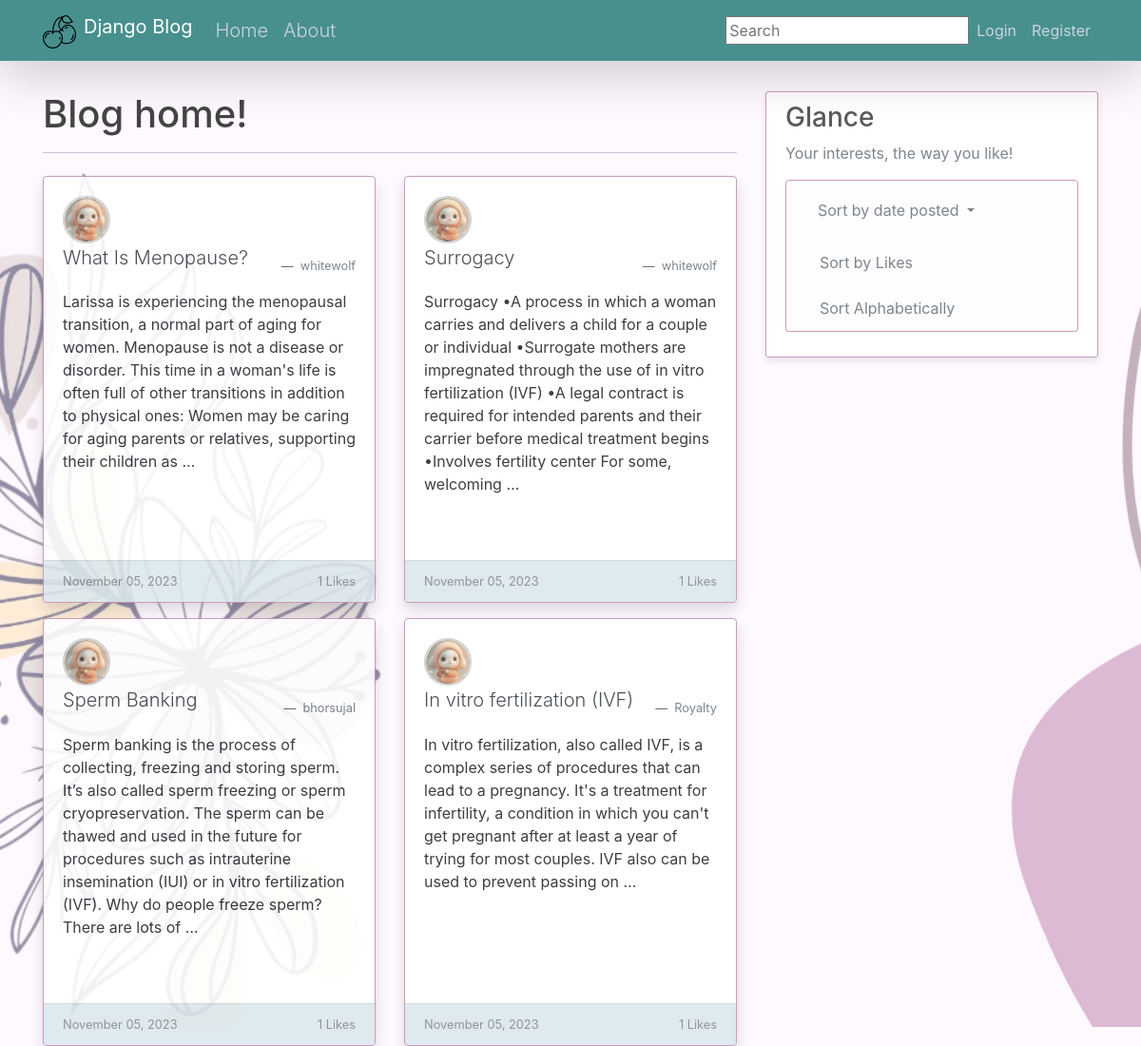
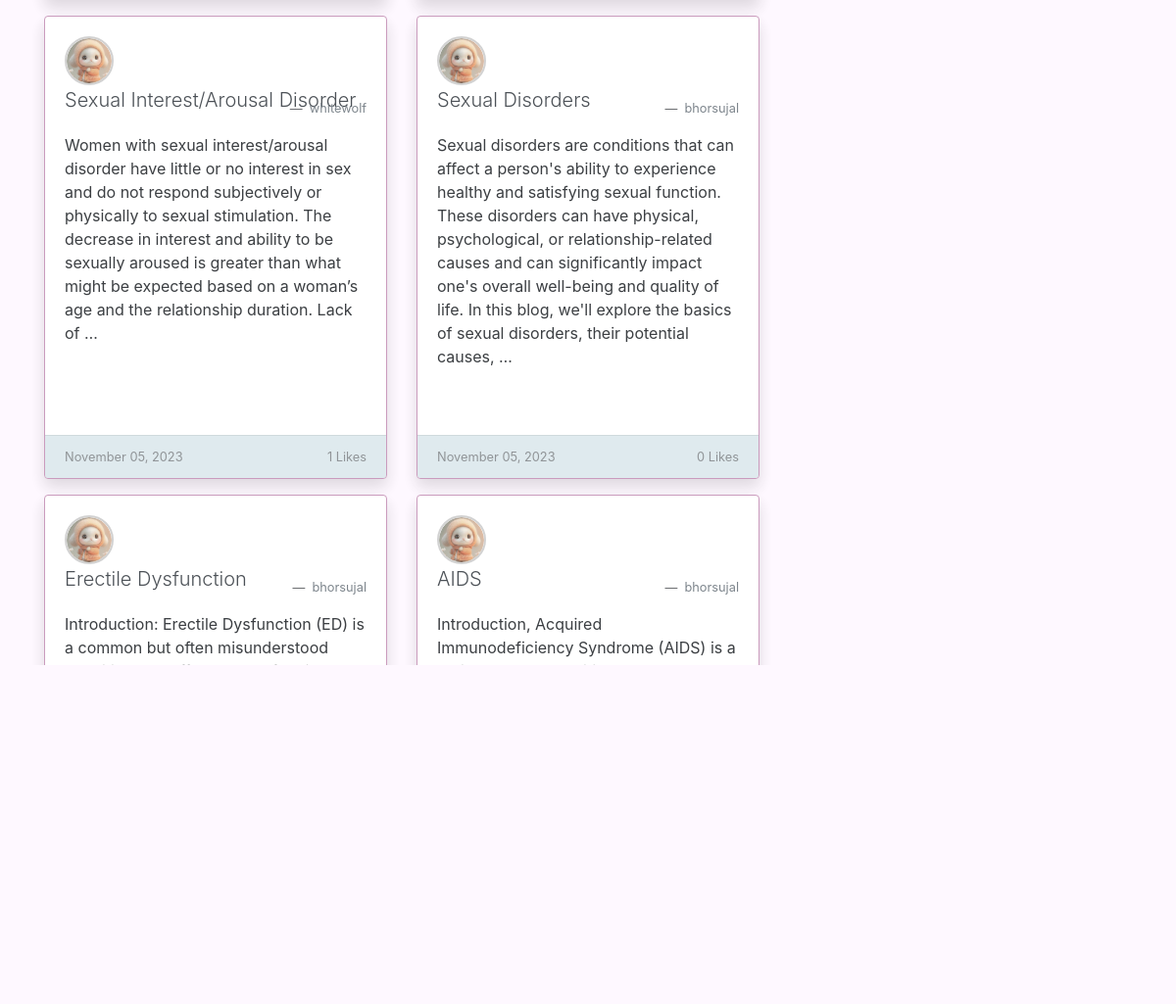
The page / on the database its author committed (2 pictures, top to bottom).
### blog/models.py (models this page shows, shortened)
class Post(models.Model):
	title = models.CharField(max_length=100)
	content = models.TextField()
	date_posted = models.DateTimeField(default=timezone.now)
	author = models.ForeignKey(User, on_delete=models.CASCADE)  #, a ForeignKey is a field used to create a many-to-one relationship between two models in a database.
	category = models.ForeignKey(Category, on_delete=models.SET_NULL, null=True)
	likes = models.ManyToManyField(User, related_name='liked_posts')

### user_authentication/models.py (models this page shows, shortened)
class Profile(models.Model):
	user = models.OneToOneField(User, on_delete=models.CASCADE)
	image = models.ImageField(default='default.jpg', upload_to='profile_pics')

### blog/views.py (the view)
# urls.py: path('', PostListView.as_view(), name = 'blog-home'),
class PostListView(ListView):
    model = Post
    template_name = 'blog/home.html'    #<app>/<model>_<viewtype>.html
    context_object_name = 'posts'
    ordering = ['-date_posted']   #orders the posts from oldest to newest, but if '-' then newest to oldest
    paginate_by = 8
    def get_context_data(self, **kwargs):
        context =super().get_context_data(**kwargs)
        if not self.object_list:
            context['posts'] = []
        sort_by = self.request.GET.get('sort_by', 'newest')
        if sort_by not in ['title', 'likes', 'newest', 'oldest']:
            sort_by = 'newest'
        if self.request.user.is_authenticated:
            user = self.request.user
            context['liked_posts'] = self.request,user.liked_posts.all()
        return context
    def get_queryset(self):
        sort_by = self.request.GET.get('sort_by','newest')
        if sort_by == 'title':
            return Post.objects.order_by('title')
        elif sort_by == 'likes' :
            return Post.objects.order_by('-likes')
        elif sort_by == 'newest':
            return Post.objects.order_by('-date_posted')
        elif sort_by == 'oldest':
            return Post.objects.order_by('date_posted')

### blog/templates/blog/home.html (shortened to what this page needs)
{% extends "blog/base.html" %}
{% block content %}
  <h1>Blog home!</h1>
<hr>
<div class="row g-4">
  {% for post in posts %}
    <div class="col-md-6 g-3 mb-4" style="width: auto;">
      <div class="card border-subtle h-100 mt-3 mb-3 shadow" style="border-color: #c38eb4;">
        <div class="card-body">
          <a class="card-title lead text-dark" href="{% url 'post-detail' post.id %}">
            <div class="icon-container"><img class="circular-icon" src="{{ post.author.profile.image.url }}"></div>
            {{ post.title }}
          </a>
          <figcaption class="blockquote-footer text-body-secondary text-right"> <a class="text-muted" href="{% url 'user-posts' post.author.username %}">{{ post.author }}</a></figcaption>
          <p class="card-text mt-3">{{ post.content|truncatewords:50 }}</p>
        </div>
        <div class="card-footer d-flex justify-content-between" style="background-color: #cddee5; opacity: 0.7;">
          <small class="text-body-secondary">{{ post.date_posted|date:"F d, Y" }}</small>
          <small class="text-body-secondary">{{ post.likes.count }} Likes</small>
        </div>
      </div>
    </div>
    {% if forloop.counter|divisibleby:2 and not forloop.last %}
      </div><div class="row g-4">
    {% endif %}
  {% endfor %}
</div>
  {% if is_paginated %}
    {% for num in page_obj.paginator.page_range %}
      {% if page_obj.number == num %}
        <a class="btn btn-info mb-4" href="?page={{ num }}">{{ num }}</a>
        {% elif num > page_obj.number|add:'-3' and num < page_obj.number|add:'3' %}
              <a class="btn btn-outline-info mb-4" href="?page={{ num }}">{{ num }}</a>
      {% endif %}
    {% endfor %}
    {% if page_obj.has_next %}
      <a class="btn btn-outline-info mb-4" href="?page={{ page_obj.next_page_number }}">Next</a>
      <a class="btn btn-outline-info mb-4" href="?page={{ page_obj.paginator.num_pages }}">Last</a>
    {% endif %}
  {% endif %}
{% endblock content %}

### blog/templates/blog/base.html (shortened to what this page needs)
{% load static %}
{% load crispy_forms_tags %}
<!DOCTYPE html>
<html>
<head>
    <link href="https://cdn.jsdelivr.net/npm/bootstrap@5.3.0/dist/css/bootstrap.min.css" rel="stylesheet">
    <link rel="stylesheet" href="https://maxcdn.bootstrapcdn.com/bootstrap/4.0.0/css/bootstrap.min.css">
    <link rel="stylesheet" type="text/css" href="{% static 'blog/main.css' %}">
</head>
<body>
    <header class="site-header">
      <nav class="navbar navbar-expand-md navbar-dark border-bottom border-body shadow-lg fixed-top" style="background-color: #48908e;">
        <div class="container">
          <a class="navbar-brand mr-15" href="{% url 'blog-home' %}"> <img src="/media/cherries.png" width=35px height="35" class="d-inline-block text-left align-text-top mr-2">Django Blog</a>
          <div class="collapse navbar-collapse" id="navbarToggle">
            <div class="navbar-nav mr-auto">
              <a class="nav-item nav-link lead" href="{% url 'blog-home' %}">Home</a>
              <a class="nav-item nav-link lead" href="{% url 'blog-about' %}">About</a>
            </div>
            <div class="navbar-nav d-flex align-baseline">
              <form method="get" action="{% url 'search' %}" class="search-form">
                <input type="text" name="query" type="search" placeholder="Search" aria-label="Search">
              </form>
            </div>
            <div class="navbar-nav d-flex align-baseline">
              {% if user.is_authenticated %}
                <a class="nav-item nav-link" href="{% url 'post-create' %}">Write Post</a>
                <a class="nav-item nav-link" href="{% url 'user_profile' %}">Profile</a>
                <a class="nav-item nav-link" href="{% url 'logout' %}">Logout</a>
              {% else %}
                <a class="nav-item nav-link" href="{% url 'login' %}">Login</a>
                <a class="nav-item nav-link" href="{% url 'register' %}">Register</a>
              {% endif %}
            </div>
          </div>
        </div>
      </nav>
    </header>
    <main role="main" class="container">
      <div class="row">
        <div class="col-md-8">
          <br>
          <br>
          <br>
          <br>
          {% block content %}{% endblock %}
        </div>
        <div class="col-md-4">
          <br>
          <br>
          <br>
          <br>
          <div class="content-section" style="opacity: 88%;">
            <h3>Glance</h3>
            <p class='text-muted'>Your interests, the way you like!
              <ul class="list-group">
                <li class="list-group-item list-group-item-light dropdown">
                  <button class="btn  dropdown-toggle text-muted" data-bs-toggle="dropdown" aria-expanded="false" style="width:100%; text-align: justify;">
                    Sort by date posted
                  </button>
                </li>
                <li class="list-group-item list-group-item-light text-muted" style="text-align: justify;"><a class="text-muted col" href="?sort_by=likes">Sort by Likes</a></li>
                <li class="list-group-item list-group-item-light text-muted"><a class="text-muted col" href="?sort_by=title" style="text-align: justify;">Sort Alphabetically</a></li>
              </ul>
            </p>
          </div>
        </div>
      </div>
    </main>
</body>
</html>

### blog/static/blog/main.css (style rules this page uses)
h1, h2, h3, h4, h5, h6 { color: #444444; }
ul { margin: 0; }
.site-header .navbar-nav .nav-link { color: #cbd5db; }
.content-section { background: #ffffff; padding: 10px 20px; border: 1px solid #dddddd; border-radius: 3px; margin-bottom: 20px; }

### blog/templates/blog/base.html (style rules this page uses)
body { background-color: #fef8ff; background-image: url('/media/background.png'); background-repeat: no-repeat; background-attachment: fixed; }
.card { box-shadow: 0 4px 8px rgba(0, 0, 0, 0.1); transition: box-shadow 0.3s ease; }
.content-section { box-shadow: 0 4px 8px rgba(0, 0, 0, 0.1); border-color: #c38eb4; opacity: 88%; }
.list-group-item { border-color: #c38eb4; }
hr { height: 1px; color: #123455; background-color: #123455; border: none; }

### blog/templates/blog/home.html (style rules this page uses)
.border-subtle { border: 1px solid #c38eb4; transition: transform 0.3s, box-shadow 0.3s; }
.card { opacity: 88%; }
.icon-container { width: 50px; height: 50px; overflow: hidden; border-radius: 50%; border: 2px solid #ccc; }
.circular-icon { width: 100%; height: auto; border-radius: 50%; }

### rows shown on the page
Post: author.profile.image (placeholder picture), title "What Is Menopause?", author "whitewolf", content "Larissa is experiencing the menopausal transition, a normal part of aging for women. Menopause is not a disease or disorder. This time in a woman's life is often full of other transitions in addition to physical ones: Women may be caring for aging parents or relatives, supporting their children as …", date_posted "November 05, 2023", likes.count "1"
Post: author.profile.image (placeholder picture), title "Surrogacy", author "whitewolf", content "Surrogacy •A process in which a woman carries and delivers a child for a couple or individual •Surrogate mothers are impregnated through the use of in vitro fertilization (IVF) •A legal contract is required for intended parents and their carrier before medical treatment begins •Involves fertility center For some, welcoming …", date_posted "November 05, 2023", likes.count "1"
Post: author.profile.image (placeholder picture), title "Sperm Banking", author "bhorsujal", content "Sperm banking is the process of collecting, freezing and storing sperm. It’s also called sperm freezing or sperm cryopreservation. The sperm can be thawed and used in the future for procedures such as intrauterine insemination (IUI) or in vitro fertilization (IVF). Why do people freeze sperm? There are lots of …", date_posted "November 05, 2023", likes.count "1"
Post: author.profile.image (placeholder picture), title "In vitro fertilization (IVF)", author "Royalty", content "In vitro fertilization, also called IVF, is a complex series of procedures that can lead to a pregnancy. It's a treatment for infertility, a condition in which you can't get pregnant after at least a year of trying for most couples. IVF also can be used to prevent passing on …", date_posted "November 05, 2023", likes.count "1"
Post: author.profile.image (placeholder picture), title "Sexual Interest/Arousal Disorder", author "whitewolf", content "Women with sexual interest/arousal disorder have little or no interest in sex and do not respond subjectively or physically to sexual stimulation. The decrease in interest and ability to be sexually aroused is greater than what might be expected based on a woman’s age and the relationship duration. Lack of …", date_posted "November 05, 2023", likes.count "1"
Post: author.profile.image (placeholder picture), title "Sexual Disorders", author "bhorsujal", content "Sexual disorders are conditions that can affect a person's ability to experience healthy and satisfying sexual function. These disorders can have physical, psychological, or relationship-related causes and can significantly impact one's overall well-being and quality of life. In this blog, we'll explore the basics of sexual disorders, their potential causes, …", date_posted "November 05, 2023", likes.count "0"
Post: author.profile.image (placeholder picture), title "Erectile Dysfunction", author "bhorsujal", content "Introduction: Erectile Dysfunction (ED) is a common but often misunderstood condition that affects men of various ages. In this short blog, we'll provide a brief overview of what ED is, its causes, and potential solutions. What is Erectile Dysfunction (ED)? Erectile Dysfunction, commonly known as ED, is the inability to …"
Post: author.profile.image (placeholder picture), title "AIDS", author "bhorsujal", content "Introduction, Acquired Immunodeficiency Syndrome (AIDS) is a serious health condition caused by the Human Immunodeficiency Virus (HIV). In this short blog, we will provide a concise overview of AIDS, including its causes and prevention. What is AIDS? AIDS is a condition that results from the advanced stage of HIV infection. …"
